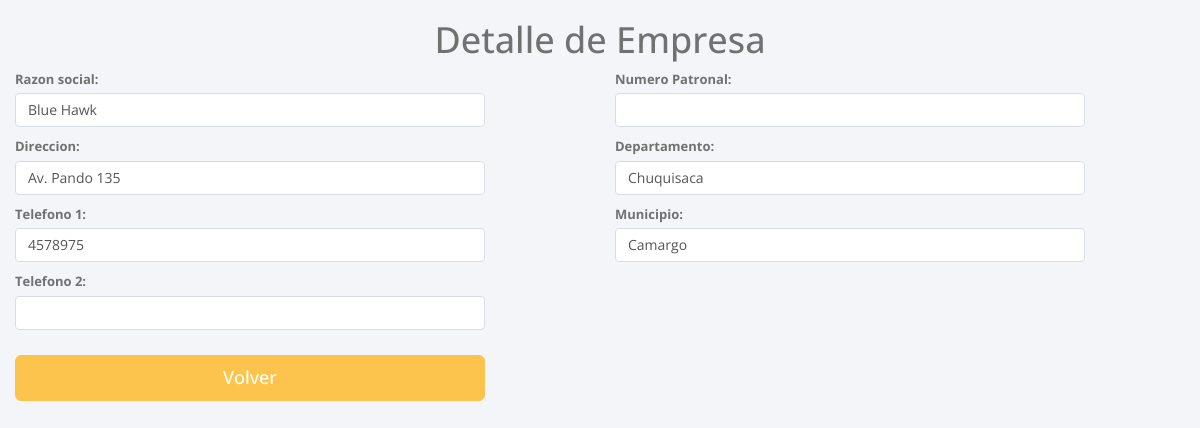
/detail_empresa/1, run on the app's committed database.
### apps/empresas/models.py (models this page shows, shortened)
class Empresa(models.Model):
	razon_social = models.CharField(max_length=150)
	direccion = models.CharField(max_length=150)
	telefono1 = models.CharField(max_length=20, blank=True)
	telefono2 = models.CharField(max_length=20, blank=True)
	nro_patronal = models.CharField(max_length=50, blank=True)
	departamento = models.CharField(max_length=100)
	municipios = models.CharField(max_length=100)

### apps/empresas/views.py (the view)
# urls.py: url(r'^detail_empresa/(?P<pk>\d+)$', EmpresaDetail.as_view(), name='empresa_detail'),
class EmpresaDetail(DetailView):
	template_name = 'empresas/detail_empresa.html'
	model = Empresa
	success_url = reverse_lazy('listar_empresa')

### templates/empresas/detail_empresa.html
{% extends 'base.html' %}
{% block content %}
<div class="container">
<h1 class="text-center">Detalle de Empresa</h1>
	<div class="row">
    <form class="form-horizontal">
      <div class="row">
        <div class="col-md-6">
          <div class="form-group">
            <label for="" class="col-sm-5 control-label2">Razon social:</label>
            <div class="col-sm-10">
            <p class="form-control">{{object.razon_social}}</p>
            </div>
            <label for="" class="col-sm-5 control-label2">Direccion:</label>
            <div class="col-sm-10">
              <p class="form-control">{{object.direccion}}</p>
            </div>
            <label for="" class="col-sm-5 control-label2">Telefono 1:</label>
            <div class="col-sm-10">
              <p class="form-control">{{object.telefono1}}</p>
            </div>
            <label for="" class="col-sm-5 control-label2">Telefono 2:</label>
            <div class="col-sm-10">
              <p class="form-control">{{object.telefono2}}</p>
            </div>
          </div>
        </div>
        <div class="col-md-6">
          <div class="form-group">
            <label for="" class="col-sm-5 control-label2">Numero Patronal:</label>
            <div class="col-sm-10">
            <p class="form-control">{{object.nro_patronal}}</p>
            </div>
            <label for="" class="col-sm-5 control-label2">Departamento:</label>
            <div class="col-sm-10">
            <p class="form-control">{{object.departamento}}</p>
            </div>
            <label for="" class="col-sm-5 control-label2">Municipio:</label>
            <div class="col-sm-10">
            <p class="form-control">{{object.municipios}}</p>
            </div>
          </div>
        </div>
      </div>
      <div class="row">
        <div class="col-md-5">
          <a href="/listar_empresa/" class="btn btn-lg btn-block btn-warning">Volver</a>
        </div>
      </div>
      </form>
	</div>
</div>
{% endblock content %}

### data on the page
Empresa: razon_social "Blue Hawk", direccion "Av. Pando 135", telefono1 "4578975", departamento "Chuquisaca", municipios "Camargo"
